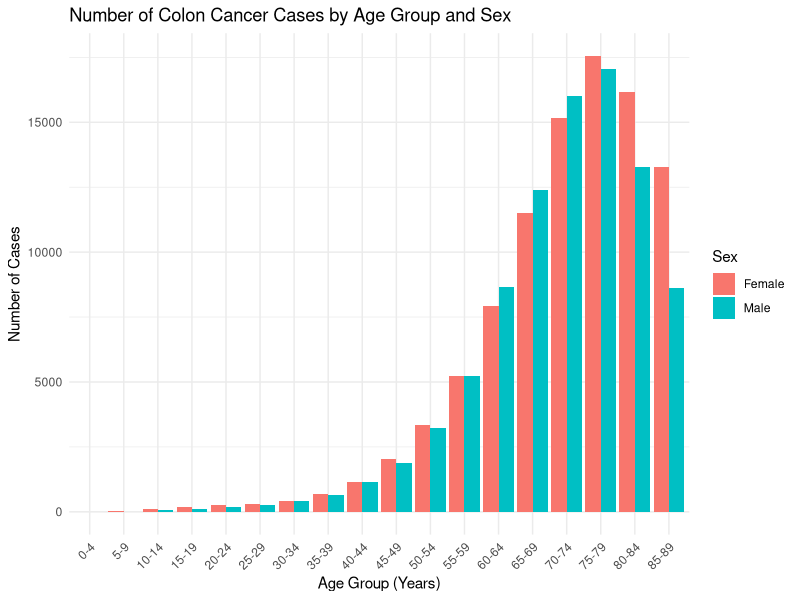
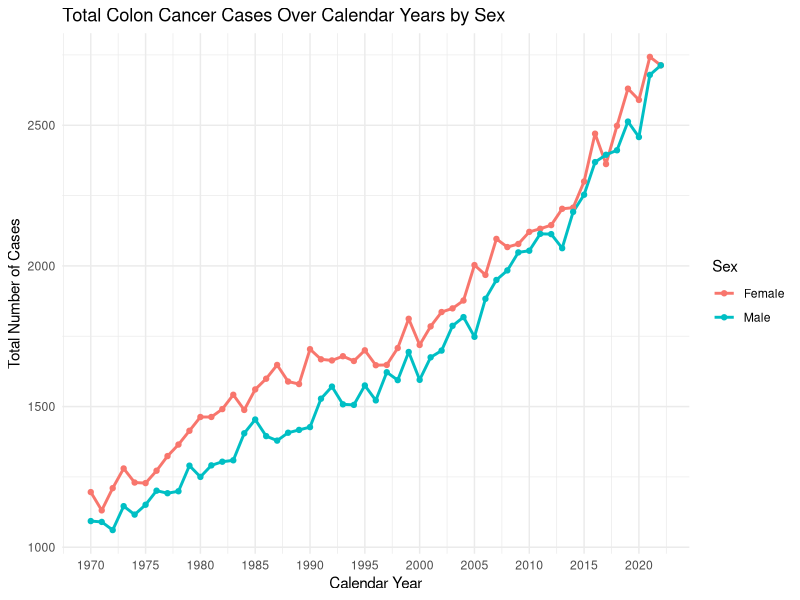
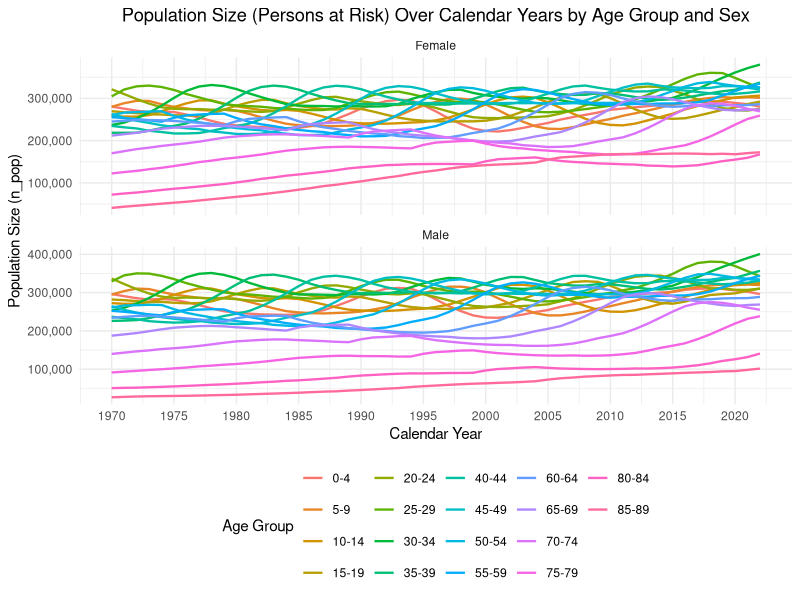
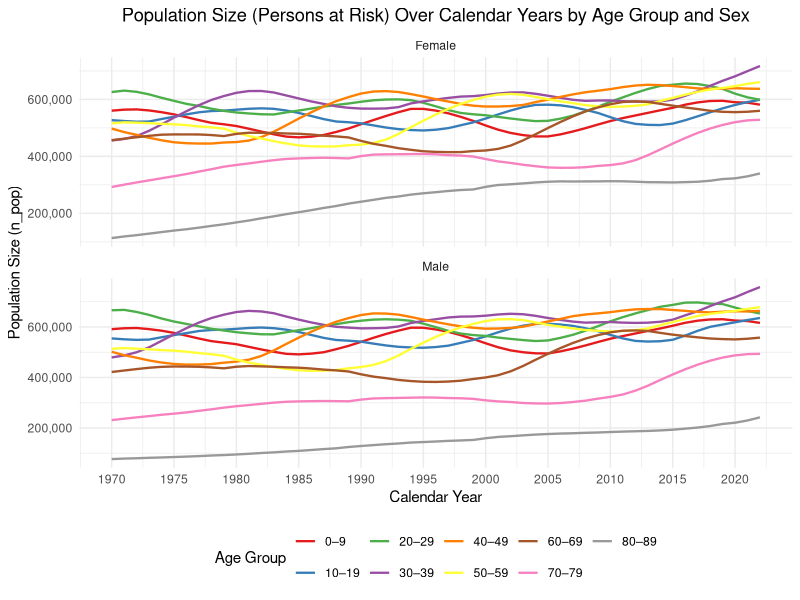
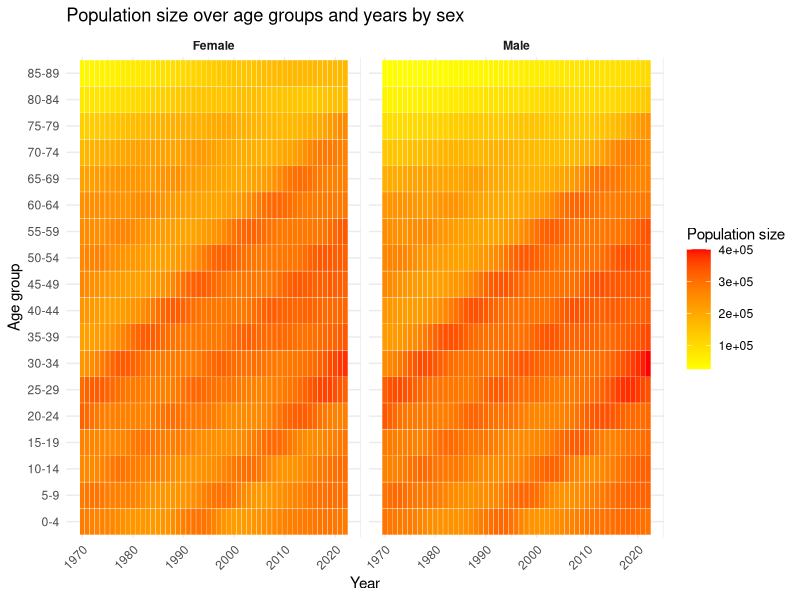
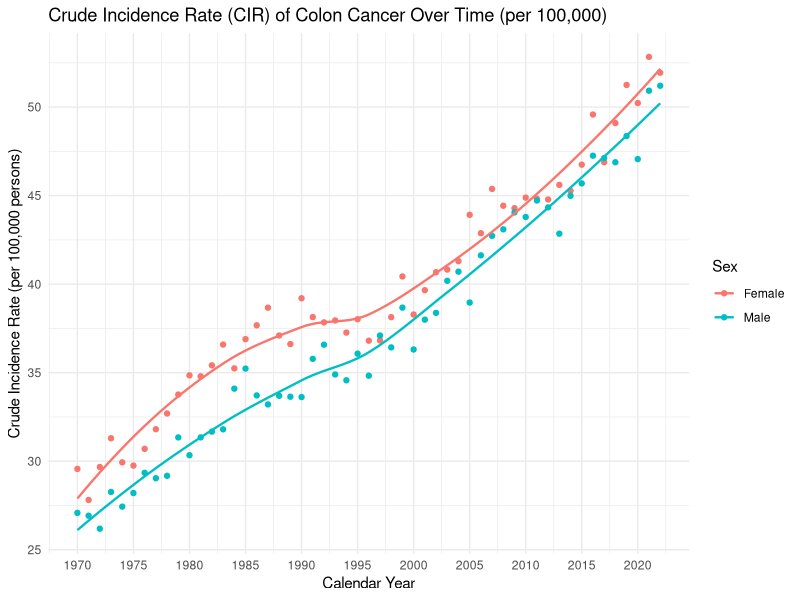
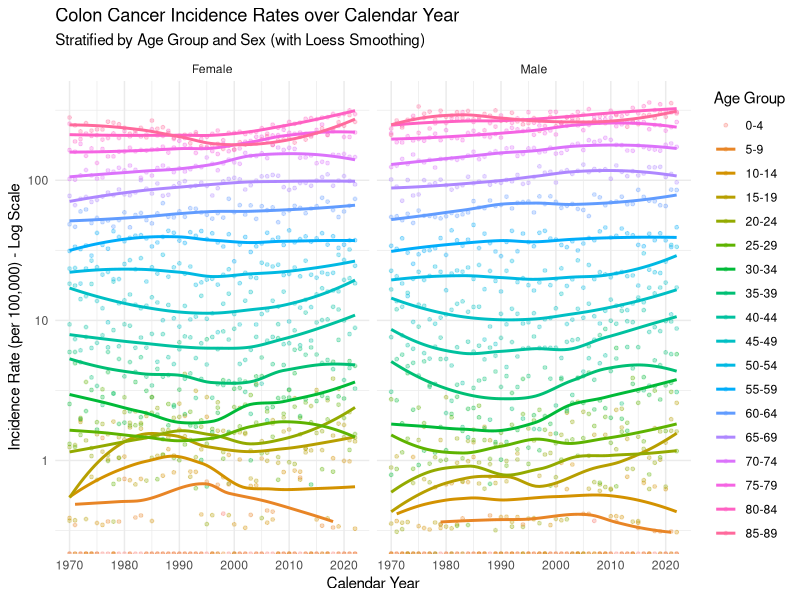
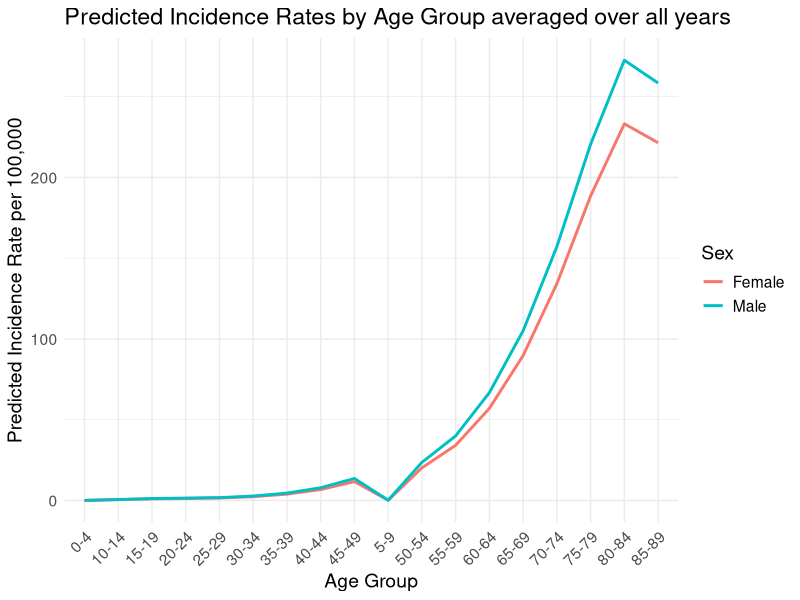

Reproduce these figures in R, in order.
## ---- chunk 1
# Set random seed for reproducibility using birthdate YYMMDD
set.seed(022599)
# Load required packages, no additional packages used beyond base R
## ---- chunk 2
library(ggplot2)
library(grid)
library(tidyverse)
library(splines)
## ---- chunk 3
cases <- read.delim("cases-1.tsv", sep = "\t", header = TRUE)

# Renaming because it is called n here and n_pop in the other file

cases$year <- as.numeric(as.character(cases$year))

cases$agegroup <- factor(cases$agegroup, levels = unique(cases$agegroup))
## ---- chunk 4
# Sum of cases per age group and sex across all years
cases_agg_total <- aggregate(n ~ agegroup + sex, data = cases, FUN = sum)

# Dodged bars
p1 <- ggplot(cases_agg_total, aes(x = agegroup, y = n, fill = sex)) +
  geom_bar(stat = "identity", position = "dodge") +
  labs(
    title = "Number of Colon Cancer Cases by Age Group and Sex",
    x = "Age Group (Years)",
    y = "Number of Cases",
    fill = "Sex"
  ) +
  theme_minimal() +
  theme(axis.text.x = element_text(angle = 45, hjust = 1))


print(p1)
## ---- chunk 5
# Sum of cases per year and sex
cases_yearly <- aggregate(n ~ year + sex, data = cases, FUN = sum)
## ---- chunk 6
# Only showing every 5th year for cleaner x-axis labels (overlaps otherwise)
year_breaks <- seq(min(cases_yearly$year), max(cases_yearly$year), by = 5)

p2 <- ggplot(cases_yearly, aes(x = year, y = n, color = sex)) +
  geom_line(linewidth = 1) +
  geom_point() +
  labs(
    title = "Total Colon Cancer Cases Over Calendar Years by Sex",
    x = "Calendar Year",
    y = "Total Number of Cases",
    color = "Sex"
  ) +
  scale_x_continuous(
    breaks = year_breaks,
    labels = as.character(year_breaks)
  ) +
  theme_minimal()

print(p2)
## ---- chunk 7
population <- read.delim("population-1.tsv", sep = "\t", header = TRUE)
population$year <- as.numeric(as.character(population$year))
population$agegroup <- factor(population$agegroup, levels = unique(population$agegroup))
## ---- chunk 8
# Line plot faceted by sex
year_breaks_pop <- seq(min(population$year), max(population$year), by = 5)

p3 <- ggplot(population, aes(x = year, y = n_pop, color = agegroup, group = agegroup)) +
  geom_line(linewidth = 0.8) +
  facet_wrap(~sex, scales = "free_y", ncol = 1) + # Separate panels for Male and Female
  labs(
    title = "Population Size (Persons at Risk) Over Calendar Years by Age Group and Sex",
    x = "Calendar Year",
    y = "Population Size (n_pop)",
    color = "Age Group"
  ) +
  scale_x_continuous(
    breaks = year_breaks_pop,             # Using breaks every 5 years
    labels = as.character(year_breaks_pop)
  ) +
  scale_y_continuous(labels = scales::comma) + # Format y-axis labels
  # --------------------------
  theme_minimal() +
  theme(
    legend.position = "bottom", # Moving legend for better layout
    plot.title = element_text(hjust = 0.5) # Centering the title
  )

print(p3)
## ---- chunk 9
# Line plot faceted by sex
population$agegroup2 <- ifelse(population$agegroup %in% c("0-4","5-9"), "0–9",
                        ifelse(population$agegroup %in% c("10-14","15-19"), "10–19",
                        ifelse(population$agegroup %in% c("20-24","25-29"), "20–29",
                        ifelse(population$agegroup %in% c("30-34","35-39"), "30–39",
                        ifelse(population$agegroup %in% c("40-44","45-49"), "40–49",
                        ifelse(population$agegroup %in% c("50-54","55-59"), "50–59",
                        ifelse(population$agegroup %in% c("60-64","65-69"), "60–69",
                        ifelse(population$agegroup %in% c("70-74","75-79"), "70–79",
                        ifelse(population$agegroup %in% c("80-84","85-89"), "80–89",
                               NA)))))))))


pop_collapsed <- aggregate(
  n_pop ~ year + sex + agegroup2,
  data = population,
  FUN = sum
)

p32 <- ggplot(pop_collapsed, aes(x = year, y = n_pop, color = agegroup2, group = agegroup2)) +
  geom_line(linewidth = 0.8) +
  facet_wrap(~sex, scales = "free_y", ncol = 1) + # Separate panels for Male and Female
  labs(
    title = "Population Size (Persons at Risk) Over Calendar Years by Age Group and Sex",
    x = "Calendar Year",
    y = "Population Size (n_pop)",
    color = "Age Group"
  ) +
  scale_x_continuous(
    breaks = year_breaks_pop,             # Using breaks every 5 years
    labels = as.character(year_breaks_pop)
  ) +
  scale_y_continuous(labels = scales::comma) + # Format y-axis labels
  scale_color_brewer(palette = "Set1") +
  # --------------------------
  theme_minimal() +
  theme(
    legend.position = "bottom", # Moving legend for better layout
    plot.title = element_text(hjust = 0.5) # Centering the title
  )

print(p32)
## ---- chunk 10
p31 <- ggplot(population, aes(x = year, y = agegroup, fill = n_pop)) +
  geom_tile(color = "white") +                   
  scale_fill_gradient(low = "yellow", high = "red") +
  facet_wrap(~sex) +                             
  labs(
    x = "Year",
    y = "Age group",
    fill = "Population size",
    title = "Population size over age groups and years by sex"
  ) +
  theme_minimal() +
  theme(
    axis.text.x = element_text(angle = 45, hjust = 1), 
    strip.text = element_text(face = "bold")          
  )

print(p31)
## ---- chunk 11
# --- Question 4a: Merging Data Frames ---
merged_data <- merge(cases, population, by = c("agegroup", "year", "sex"), all = TRUE)

# --- Question 4b: Checking for consistent age groups and years ---
check_merge <- merged_data[is.na(merged_data$n) | is.na(merged_data$n_pop), ]

cat("\n--- Data Alignment Check ---\n")
if (nrow(check_merge) == 0) {
  cat("The 'cases' and 'population' files include the same combinations of age groups, years, and sex.\n")
} else {
  cat("The 'cases' and 'population' files do NOT include the same combinations. Missing values found:\n")
  cat("Number of combinations with missing data:", nrow(check_merge), "\n")
  print(check_merge)
}
cat("---\n\n")

# --- Question 4c: Creating Data Frame with Totals ---
# Removing rows with NA before accurate summation (if alignment check failed)
complete_merged_data <- merged_data[!is.na(merged_data$n) & !is.na(merged_data$n_pop), ]

# Aggregating total cases and total population per year and sex
totals_yearly <- aggregate(
  cbind(total_cases = n, total_population = n_pop) ~ year + sex,
  data = complete_merged_data,
  FUN = sum
)

# Printing the resulting data frame
cat("--- Data Frame with Yearly Totals ---\n")
print(totals_yearly)
cat("---\n")
## ---- chunk 12
# --- Version 1. Age-Specific Incidence Rate (ASIR) ---
merged_data$asir <- merged_data$n / merged_data$n_pop

# --- Version 2. Crude Incidence Rate (CIR) ---
totals_yearly$cir <- totals_yearly$total_cases / totals_yearly$total_population

tail(merged_data)
## ---- chunk 13
# Showing every 5th year for cleaner x-axis labels
year_breaks_cir <- seq(min(totals_yearly$year), max(totals_yearly$year), by = 5)

# Convert rate to 'per 100,000' for better readbility
totals_yearly$cir_per_100k <- totals_yearly$cir * 100000

p6 <- ggplot(totals_yearly, aes(x = year, y = cir_per_100k, color = sex)) +
  geom_point() +
  # Apply a smoother (e.g., LOESS or linear model 'lm')
  geom_smooth(method = "loess", se = FALSE, linewidth = 0.8) +
  labs(
    title = "Crude Incidence Rate (CIR) of Colon Cancer Over Time (per 100,000)",
    x = "Calendar Year",
    y = "Crude Incidence Rate (per 100,000 persons)",
    color = "Sex"
  ) +
  scale_x_continuous(breaks = year_breaks_cir) +
  theme_minimal()

print(p6)
## ---- chunk 14
year_sex_totals <- merged_data %>%
  mutate(sex = factor(sex)) %>%
  group_by(year, sex) %>%
  summarise(
    total_cases = sum(n),
    total_pop   = sum(n_pop),
    .groups = "drop"
  )

pois_model <- glm(
  total_cases ~ year + sex,
  offset = log(total_pop),
  family = poisson,
  data = year_sex_totals
)
summary(pois_model)
## ---- chunk 15
# Create a specific dataframe for the years 1970 and 2020
predicted_data <- data.frame(
  year = c(1970, 1970, 2020, 2020),
  sex = as.factor(c("Male", "Female", "Male", "Female")),
  total_pop = 100000
)

# Predict the rates
predicted_data$cir <- predict(pois_model, newdata = predicted_data, type = "response")

# Display the results
print(predicted_data)

cat("The 1970 male–female IR difference is",abs(predicted_data$cir[1]-predicted_data$cir[2]),"\n")
cat("The 2020 male–female IR difference is",abs(predicted_data$cir[3]-predicted_data$cir[4]))
## ---- chunk 16
# Prepare the data
df_plot <- merged_data %>%
  mutate(
    incidence_rate = (n / n_pop) * 100000)

# Create the Graph
ggplot(df_plot, aes(x = year, y = incidence_rate, color = agegroup, group = agegroup)) +
  geom_point(alpha = 0.3, size = 1) + 
  geom_smooth(method = "loess", se = FALSE, linewidth = 1) + 
  facet_wrap(~ sex) + 
  
  scale_y_log10() + 
  labs(
    title = "Colon Cancer Incidence Rates over Calendar Year",
    subtitle = "Stratified by Age Group and Sex (with Loess Smoothing)",
    x = "Calendar Year",
    y = "Incidence Rate (per 100,000) - Log Scale",
    color = "Age Group"
  ) +
  theme_minimal()
## ---- chunk 17
model_interaction <- glm(n ~ ns(year, df = 4)*sex + ns(year, df = 4)*agegroup,
                         offset = log(n_pop),
                         family = poisson(link = "log"),
                         data = merged_data)

target_data <- data.frame(
  year = c(1970, 1970, 2020, 2020),
  sex = as.factor(c("Male", "Female", "Male", "Female")),
  agegroup = "70-74", 
  n_pop = 100000
)

target_data$predicted_rate <- predict(model_interaction, 
                                    newdata = target_data,
                                    type = "response")
target_data
## ---- chunk 18
age_levels <- unique(merged_data$agegroup)

target_data <- expand.grid(
  year = seq(1970, 2020, by=1),
  sex = c("Male","Female"),
  agegroup = age_levels,
  n_pop = 100000
)


# Ensure proper factor levels
target_data$agegroup <- factor(target_data$agegroup, levels = age_levels)
target_data$sex <- factor(target_data$sex, levels = c("Female","Male"))

target_data$predicted_rate <- predict(model_interaction, 
                                    newdata = target_data,
                                    type = "response")

target_data <- target_data %>% group_by(agegroup, sex) %>% summarize(predicted_rate = mean(predicted_rate))

ggplot(target_data, aes(x = agegroup, y = predicted_rate, group = sex, color = sex)) +
  geom_line(size = 1) +
  labs(
    title = "Predicted Incidence Rates by Age Group averaged over all years",
    x = "Age Group",
    y = "Predicted Incidence Rate per 100,000",
    color = "Sex"
  ) +
  theme_minimal() +
  theme(
    text = element_text(size = 14),
    axis.text.x = element_text(angle = 45, hjust = 1)
  )

## ---- chunk 19
df_q11 <- merged_data %>%
  mutate(
    lower_bound = as.numeric(str_extract(agegroup, "^[0-9]+")),
    age_mid = lower_bound + 2
  )
model_spline_age <- glm(n ~ ns(year, df = 4) * ns(age_mid, df = 4) * sex + offset(log(n_pop)),
                        family = poisson(link = "log"),
                        data = df_q11)

# --- A. Predict data (Lines) ---
# at 52, 72, 87 year-old
pred_data <- expand.grid(
  year = 1970:2020,
  sex = df_q11$sex,
  age_mid = c(52, 72, 87),
  n_pop = 100000
)

pred_data$fitted_rate <- predict(model_spline_age, newdata = pred_data, type = "response")

# --- B. observation data (Points) ---
obs_data <- df_q11 %>%
  filter(agegroup %in% c("50-54", "70-74", "85-89")) %>%
  mutate(
    obs_rate = (n / n_pop) * 100000,
    target_age = case_when(
      agegroup == "50-54" ~ 52,
      agegroup == "70-74" ~ 72,
      agegroup == "85-89" ~ 87 
    )
  )

ggplot() +
  geom_point(data = obs_data, 
             aes(x = year, y = obs_rate, color = sex), 
             alpha = 0.4, shape = 1) +
  
  geom_line(data = pred_data, 
            aes(x = year, y = fitted_rate, color = sex), 
            linewidth = 1) +
  facet_wrap(~ age_mid, scales = "free_y", labeller = label_both, ncol=1) +
  labs(
    title = "Colon Cancer Incidence: Model vs Observed",
    subtitle = "Lines = Spline Model Predictions (Ages 52, 72, 87)\nPoints = Observed Crude Rates (Groups 50-54, 70-74, 85-89)",
    y = "Incidence Rate (per 100,000)",
    x = "Year",
    color = "Sex"
  ) +
  theme_minimal()
## ---- chunk 20

# --- Step 1: Define the Standard Population (2022) ---
std_pop_2022 <- df_q11 %>%
  filter(year == 2022) %>%
  select(sex, age_mid, std_pop = n_pop)

# --- Step 2: Calculate Observed Age-Specific Rates---
df_observed_rates <- df_q11 %>%
  mutate(obs_rate_per_person = n / n_pop)

# --- Step 3: Calculate Age-Standardized Rates (ASR) ---
# Formula: Sum(Observed_Rate_age_i * Pop_std_age_i) / Total_std_pop
df_standardized <- df_observed_rates %>%
  left_join(std_pop_2022, by = c("sex", "age_mid")) %>%
  group_by(year, sex) %>%
  summarise(
    expected_cases = sum(obs_rate_per_person * std_pop),
    total_std_pop = sum(std_pop),
    .groups = "drop"
  ) %>%
  mutate(
    rate = (expected_cases / total_std_pop) * 100000,
    type = "Age-Standardized (Observed)" 
  ) %>%
  select(year, sex, rate, type)

# --- Step 4: Calculate Crude Rates (for Comparison) ---
df_crude <- df_q11 %>%
  group_by(year, sex) %>%
  summarise(
    total_cases = sum(n),
    total_pop = sum(n_pop),
    .groups = "drop"
  ) %>%
  mutate(
    rate = (total_cases / total_pop) * 100000,
    type = "Crude (Non-standardized)"
  ) %>%
  select(year, sex, rate, type)

# --- Step 5: Combine and Plot ---
df_final_plot <- bind_rows(df_standardized, df_crude)

# Create the comparison graph
ggplot(df_final_plot, aes(x = year, y = rate, color = sex, linetype = type)) +
  geom_line(linewidth = 1.2) +
  labs(
    title = "Crude vs. Direct Age-Standardized Incidence Rates",
    subtitle = "Based on OBSERVED Data (Standardized to 2022 Population)",
    y = "Incidence Rate (per 100,000 person-years)",
    x = "Calendar Year",
    color = "Sex",
    linetype = "Rate Type"
  ) +
  theme_minimal() +
  theme(legend.position = "bottom")
## ---- chunk 21
# ==============================================================================
# Step 1: Define the Standard Population Weights (Year 2022)
std_pop_weights <- df_q11 %>%
  filter(year == 2022) %>%
  select(sex, age_mid, std_weight = n_pop)

# ==============================================================================
# Step 2: Method A - Direct Standardization of OBSERVED Rates (from Q12)
df_asr_observed <- df_q11 %>%
  mutate(raw_rate = n / n_pop) %>%
  left_join(std_pop_weights, by = c("sex", "age_mid")) %>%
  group_by(year, sex) %>%
  summarise(
    weighted_sum = sum(raw_rate * std_weight),
    total_weight = sum(std_weight),
    .groups = "drop"
  ) %>%
  mutate(
    rate = (weighted_sum / total_weight) * 100000,
    method = "Observed (Direct)" # Label for the plot
  )

# Step 3: Method B - Standardization of MODEL PREDICTED Rates (The Q13 Task)

pred_grid <- expand.grid(
  year = 1970:2022,
  age_mid = unique(df_q11$age_mid),
  sex = unique(df_q11$sex),
  n_pop = 100000 # Arbitrary population base to calculate the rate
)
pred_grid$pred_count <- predict(model_spline_age, newdata = pred_grid, type = "response")
pred_grid$pred_rate_per_person <- pred_grid$pred_count / 100000
df_asr_model <- pred_grid %>%
  left_join(std_pop_weights, by = c("sex", "age_mid")) %>%
  group_by(year, sex) %>%
  summarise(
    weighted_sum = sum(pred_rate_per_person * std_weight),
    total_weight = sum(std_weight),
    .groups = "drop"
  ) %>%
  mutate(
    rate = (weighted_sum / total_weight) * 100000,
    method = "Model-Based (Predicted)" 
  )

# Step 4: Combine and Plot the Comparison
df_comparison <- bind_rows(df_asr_observed, df_asr_model)
ggplot(df_comparison, aes(x = year, y = rate, color = sex, linetype = method)) +
  geom_line(aes(linewidth = method)) + 
  scale_linewidth_manual(values = c("Observed (Direct)" = 0.8, "Model-Based (Predicted)" = 1.2)) +
  
  labs(
    title = "Comparison of Age-Standardized Rates",
    subtitle = "Direct Standardization (Observed) vs. Model-Based Standardization (Predicted)\nStandardized to Sweden 2022 Population",
    y = "Incidence Rate (per 100,000 person-years)",
    x = "Calendar Year",
    color = "Sex",
    linetype = "Method",
    linewidth = "Method"
  ) +
  theme_minimal() +
  theme(legend.position = "bottom")
